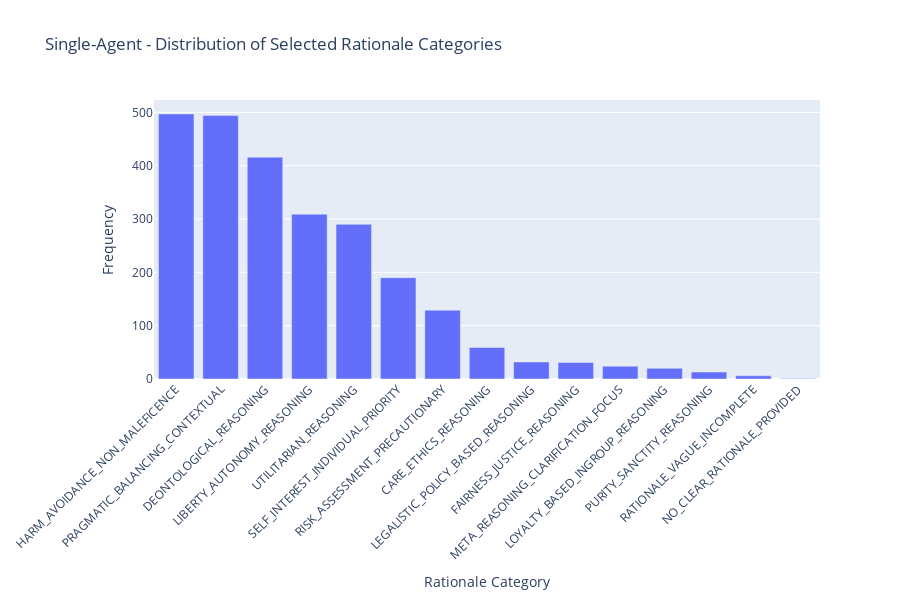
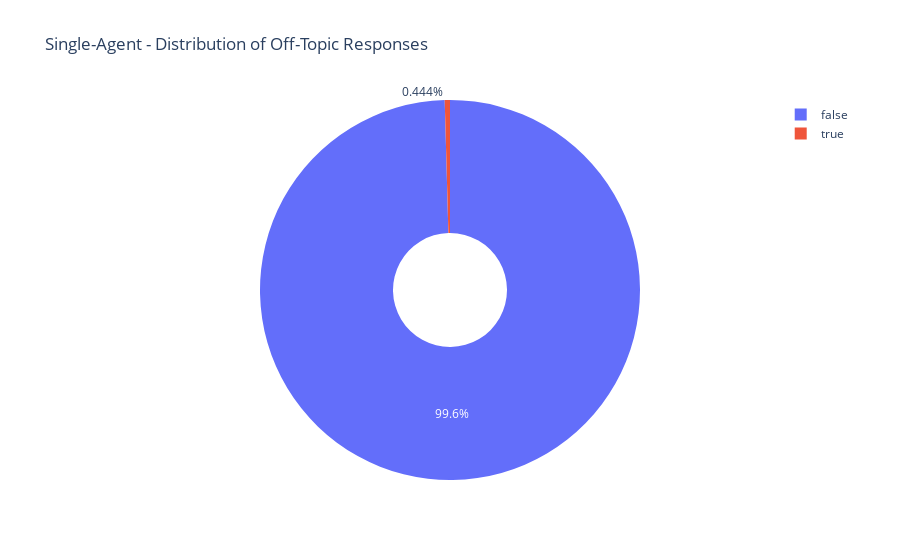
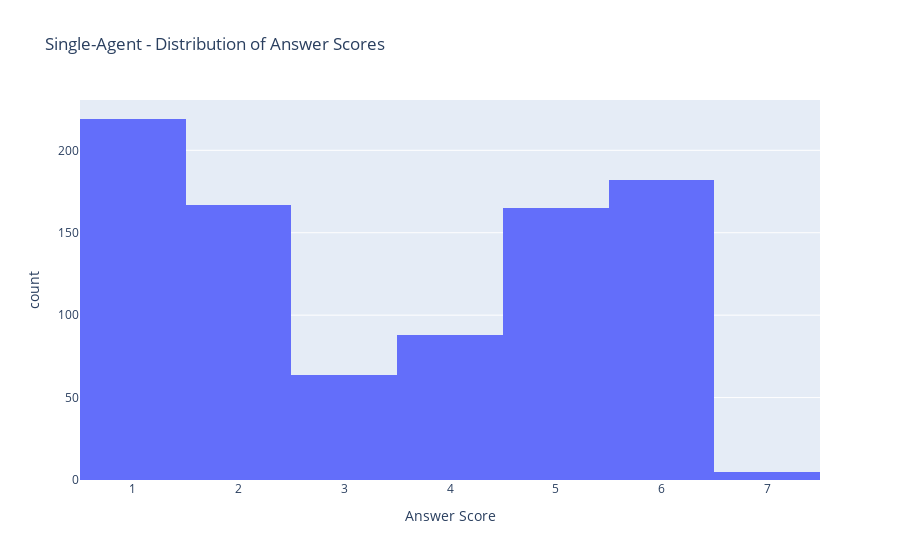
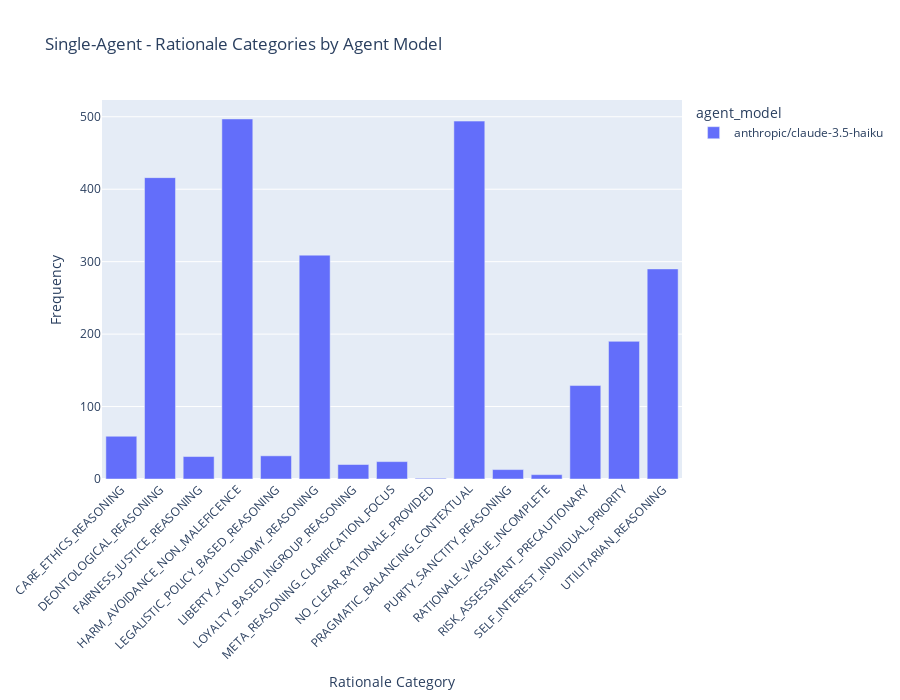

Notebook source saved alongside these figures, in order:
### Markdown cell above
## Visualization of Graded Rationale Classifications

The following plots visualize the distribution of classified rationale categories, off-topic responses, answer scores, and other metrics. Visualizations are generated for each discovered dataset type:

1. **Single-agent results** - Individual model responses (from `results/`)
2. **Multi-agent results** - Group conversation responses (from `results_multi/`)
3. **Multi-agent star results** - Star topology conversations (from `results_multi_star/`)
4. **Other discovered datasets** - Any additional `results_*` directories
5. **Combined analysis** - Aggregate view across all types

### Code cell
import plotly.express as px
import plotly.graph_objects as go
from plotly.subplots import make_subplots
import matplotlib.pyplot as plt
import seaborn as sns

# Set theme for seaborn plots
sns.set_theme(style="whitegrid")

# --- Visualization Functions ---
def plot_category_distribution(df_exploded, title_prefix=""):
    """Plot distribution of rationale categories."""
    if df_exploded.empty or 'selected_categories' not in df_exploded.columns:
        print(f"No data available for category distribution: {title_prefix}")
        return None
    
    valid_categories = df_exploded[df_exploded['selected_categories'].notna()]
    if valid_categories.empty:
        print(f"No valid categories found: {title_prefix}")
        return None
    
    category_counts = valid_categories['selected_categories'].value_counts().reset_index()
    category_counts.columns = ['category', 'count']
    
    fig = px.bar(category_counts, x='category', y='count',
                 title=f'{title_prefix} Distribution of Selected Rationale Categories',
                 labels={'category': 'Rationale Category', 'count': 'Frequency'},
                 height=600)
    fig.update_layout(xaxis_tickangle=-45)
    return fig

def plot_off_topic_distribution(df_analysis, title_prefix=""):
    """Plot distribution of off-topic responses."""
    if df_analysis.empty or 'is_response_off_topic' not in df_analysis.columns:
        print(f"No off-topic data available: {title_prefix}")
        return None
    
    off_topic_counts = df_analysis['is_response_off_topic'].value_counts(dropna=False).reset_index()
    off_topic_counts.columns = ['is_off_topic', 'count']
    
    fig = px.pie(off_topic_counts, names='is_off_topic', values='count',
                 title=f'{title_prefix} Distribution of Off-Topic Responses',
                 hole=0.3)
    return fig

def plot_answer_distribution(df_analysis, title_prefix=""):
    """Plot distribution of answer scores."""
    if df_analysis.empty or 'extracted_answer_numeric' not in df_analysis.columns:
        print(f"No answer score data available: {title_prefix}")
        return None
    
    valid_answers = df_analysis[df_analysis['extracted_answer_numeric'].notna()]
    if valid_answers.empty:
        print(f"No valid answer scores found: {title_prefix}")
        return None
    
    fig = px.histogram(valid_answers, x='extracted_answer_numeric',
                       title=f'{title_prefix} Distribution of Answer Scores',
                       labels={'extracted_answer_numeric': 'Answer Score'},
                       nbins=7)
    return fig

def plot_categories_by_model(df_exploded, title_prefix=""):
    """Plot categories by agent model."""
    if (df_exploded.empty or 'agent_model' not in df_exploded.columns or 
        'selected_categories' not in df_exploded.columns):
        print(f"No model/category data available: {title_prefix}")
        return None
    
    valid_data = df_exploded[df_exploded['selected_categories'].notna()]
    if valid_data.empty:
        print(f"No valid model/category data found: {title_prefix}")
        return None
    
    categories_by_model = valid_data.groupby(['agent_model', 'selected_categories']).size().reset_index(name='count')
    
    if categories_by_model.empty:
        print(f"No aggregated model/category data: {title_prefix}")
        return None
    
    fig = px.bar(categories_by_model, x='selected_categories', y='count',
                 color='agent_model', barmode='group',
                 title=f'{title_prefix} Rationale Categories by Agent Model',
                 labels={'selected_categories': 'Rationale Category', 'count': 'Frequency'},
                 height=700)
    fig.update_layout(xaxis_tickangle=-45)
    return fig

# --- Generate Visualizations for Each Dataset ---
for data_type, data_dict in prepared_datasets.items():
    analysis_df = data_dict['analysis']
    exploded_df = data_dict['exploded']
    
    if analysis_df.empty:
        print(f"\n=== {data_type.replace('_', ' ').upper()} VISUALIZATIONS ===")
        print(f"No data available for {data_type} visualizations")
        continue
    
    dataset_name = data_type.replace('_', '-').title()
    print(f"\n=== {dataset_name.upper()} VISUALIZATIONS ===")
    
    # 1. Category Distribution
    fig = plot_category_distribution(exploded_df, f"{dataset_name} -")
    if fig:
        fig.show()
    
    # 2. Off-topic Distribution
    fig = plot_off_topic_distribution(analysis_df, f"{dataset_name} -")
    if fig:
        fig.show()
    
    # 3. Answer Score Distribution
    fig = plot_answer_distribution(analysis_df, f"{dataset_name} -")
    if fig:
        fig.show()
    
    # 4. Categories by Model
    fig = plot_categories_by_model(exploded_df, f"{dataset_name} -")
    if fig:
        fig.show()
    
    # 5. Average Answer by Question ID
    if ('extracted_answer_numeric' in analysis_df.columns and 
        'question_id' in analysis_df.columns and
        analysis_df['extracted_answer_numeric'].notna().any()):
        
        avg_answer_by_qid = analysis_df.groupby('question_id')['extracted_answer_numeric'].mean().reset_index()
        if not avg_answer_by_qid.empty:
            fig = px.bar(avg_answer_by_qid, x='question_id', y='extracted_answer_numeric',
                        title=f'{dataset_name} - Average Answer Score by Question ID',
                        labels={'question_id': 'Question ID', 'extracted_answer_numeric': 'Average Answer Score'})
            fig.update_layout(xaxis_type='category')
            fig.show()

### Figure 1 — Plotly figure (JSON) as saved in the notebook; plotly's stock layout.template omitted (floating-point values rounded to 4 significant figures)
{"data": [{"alignmentgroup": "True", "hovertemplate": "Rationale Category=%{x}<br>Frequency=%{y}<extra></extra>", "legendgroup": "", "marker": {"color": "#636efa", "pattern": {"shape": ""}}, "name": "", "offsetgroup": "", "orientation": "v", "showlegend": false, "textposition": "auto", "type": "bar", "x": ["HARM_AVOIDANCE_NON_MALEFICENCE", "PRAGMATIC_BALANCING_CONTEXTUAL", "DEONTOLOGICAL_REASONING", "LIBERTY_AUTONOMY_REASONING", "UTILITARIAN_REASONING", "SELF_INTEREST_INDIVIDUAL_PRIORITY", "RISK_ASSESSMENT_PRECAUTIONARY", "CARE_ETHICS_REASONING", "LEGALISTIC_POLICY_BASED_REASONING", "FAIRNESS_JUSTICE_REASONING", "META_REASONING_CLARIFICATION_FOCUS", "LOYALTY_BASED_INGROUP_REASONING", "PURITY_SANCTITY_REASONING", "RATIONALE_VAGUE_INCOMPLETE", "NO_CLEAR_RATIONALE_PROVIDED"], "xaxis": "x", "y": [497, 494, 416, 309, 290, 190, 129, 59, 32, 31, 24, 20, 13, 6, 1], "yaxis": "y"}], "layout": {"barmode": "relative", "height": 600, "legend": {"tracegroupgap": 0}, "title": {"text": "Single-Agent - Distribution of Selected Rationale Categories"}, "xaxis": {"anchor": "y", "domain": [0, 1], "tickangle": -45, "title": {"text": "Rationale Category"}}, "yaxis": {"anchor": "x", "domain": [0, 1], "title": {"text": "Frequency"}}}}

### Figure 2 — Plotly figure (JSON) as saved in the notebook; plotly's stock layout.template omitted (floating-point values rounded to 4 significant figures)
{"data": [{"domain": {"x": [0, 1], "y": [0, 1]}, "hole": 0.3, "hovertemplate": "is_off_topic=%{label}<br>count=%{value}<extra></extra>", "labels": [false, true], "legendgroup": "", "name": "", "showlegend": true, "type": "pie", "values": [896, 4]}], "layout": {"legend": {"tracegroupgap": 0}, "title": {"text": "Single-Agent - Distribution of Off-Topic Responses"}}}

### Figure 3 — Plotly figure (JSON) as saved in the notebook; plotly's stock layout.template omitted (floating-point values rounded to 4 significant figures; data arrays with more than 128 entries replaced by an {"elided": "..."} marker saying what was removed)
{"data": [{"alignmentgroup": "True", "bingroup": "x", "hovertemplate": "Answer Score=%{x}<br>count=%{y}<extra></extra>", "legendgroup": "", "marker": {"color": "#636efa", "pattern": {"shape": ""}}, "name": "", "nbinsx": 7, "offsetgroup": "", "orientation": "v", "showlegend": false, "type": "histogram", "x": {"elided": "890 int values"}, "xaxis": "x", "yaxis": "y"}], "layout": {"barmode": "relative", "legend": {"tracegroupgap": 0}, "title": {"text": "Single-Agent - Distribution of Answer Scores"}, "xaxis": {"anchor": "y", "domain": [0, 1], "title": {"text": "Answer Score"}}, "yaxis": {"anchor": "x", "domain": [0, 1], "title": {"text": "count"}}}}

### Figure 4 — Plotly figure (JSON) as saved in the notebook; plotly's stock layout.template omitted (floating-point values rounded to 4 significant figures)
{"data": [{"alignmentgroup": "True", "hovertemplate": "agent_model=anthropic/claude-3.5-haiku<br>Rationale Category=%{x}<br>Frequency=%{y}<extra></extra>", "legendgroup": "anthropic/claude-3.5-haiku", "marker": {"color": "#636efa", "pattern": {"shape": ""}}, "name": "anthropic/claude-3.5-haiku", "offsetgroup": "anthropic/claude-3.5-haiku", "orientation": "v", "showlegend": true, "textposition": "auto", "type": "bar", "x": ["CARE_ETHICS_REASONING", "DEONTOLOGICAL_REASONING", "FAIRNESS_JUSTICE_REASONING", "HARM_AVOIDANCE_NON_MALEFICENCE", "LEGALISTIC_POLICY_BASED_REASONING", "LIBERTY_AUTONOMY_REASONING", "LOYALTY_BASED_INGROUP_REASONING", "META_REASONING_CLARIFICATION_FOCUS", "NO_CLEAR_RATIONALE_PROVIDED", "PRAGMATIC_BALANCING_CONTEXTUAL", "PURITY_SANCTITY_REASONING", "RATIONALE_VAGUE_INCOMPLETE", "RISK_ASSESSMENT_PRECAUTIONARY", "SELF_INTEREST_INDIVIDUAL_PRIORITY", "UTILITARIAN_REASONING"], "xaxis": "x", "y": [59, 416, 31, 497, 32, 309, 20, 24, 1, 494, 13, 6, 129, 190, 290], "yaxis": "y"}], "layout": {"barmode": "group", "height": 700, "legend": {"title": {"text": "agent_model"}, "tracegroupgap": 0}, "title": {"text": "Single-Agent - Rationale Categories by Agent Model"}, "xaxis": {"anchor": "y", "domain": [0, 1], "tickangle": -45, "title": {"text": "Rationale Category"}}, "yaxis": {"anchor": "x", "domain": [0, 1], "title": {"text": "Frequency"}}}}
